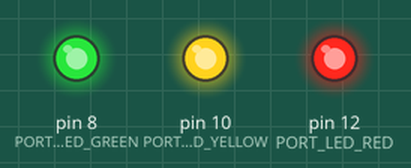
This sketch was run on a simulated Arduino Uno, built with avr-gcc and run on an emulated ATmega328P. Shown: output pins drawn as LEDs (lit = HIGH).

Above: at 0.05 s.
At 0.65 s:
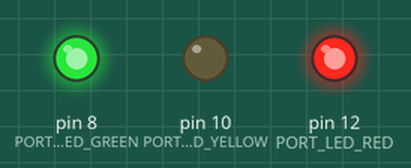
At 1.25 s:
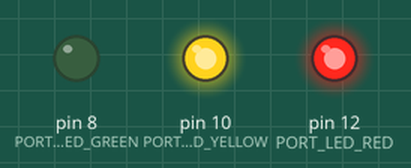
At 2.35 s:
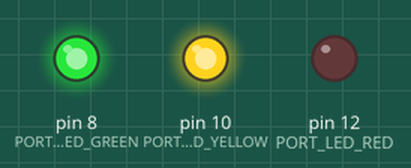
At 3.35 s:
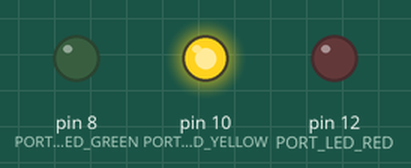
At 4.55 s:
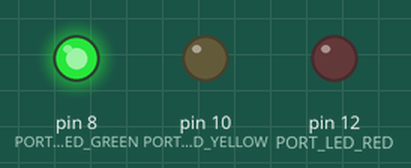
Timing chart, 0 to 4.8 s (numbered marks = the images above):
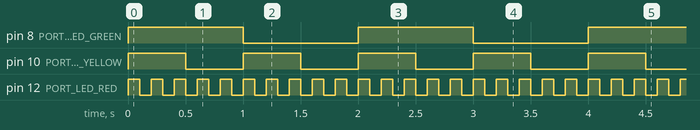

The sketch:

TaskApp.ino
```cpp
/******************************************************************************
 * Demonstrator of a simple non-preemptive scheduler                          *
 * TaskApp.ino                                                                *
 *                                                                            *
 * Module: "Embedded Systems 2" - Uebung 2-2                                  *
 *                                                                            *
 * Hochschule Mittweida, INW                                                  *
 * Prof. J. Thomanek                                                          *
 *                                                                            *
 ******************************************************************************/

/******************************************************************************
 *    I N C L U D E S                                                         *
 ******************************************************************************/
#include "sched.h"


/******************************************************************************
 *    C O N S T A N T S                                                       *
 ******************************************************************************/
#define PORT_LED_RED     12
#define PORT_LED_YELLOW  10
#define PORT_LED_GREEN   8


/******************************************************************************
 *    T A S K  D E F I N I T I O N S                                          *
 ******************************************************************************/

// ---> TODO: Definieren Sie hier Ihre Task-Funktionen <---

// Cyclic Task 1 - cycle time 100 ms
// ---------------------------------------------------------
void My100msTask() {
  static bool mode = false;

  // Toogle mode
  mode = !mode;

  if (mode == true)
    digitalWrite(PORT_LED_RED, HIGH);
  else
    digitalWrite(PORT_LED_RED, LOW);
}

// Cyclic Task 2 - cycle time 500 ms
// ---------------------------------------------------------
void My500msTask() {
  static bool mode = false;

  // Toogle mode
  mode = !mode;

  if (mode == true)
    digitalWrite(PORT_LED_YELLOW, HIGH);
  else
    digitalWrite(PORT_LED_YELLOW, LOW);
}

// Cyclic Task 3 - cycle time 1000 ms
// ---------------------------------------------------------
void My1000msTask() {
  static bool mode = false;

  // Toogle mode
  mode = !mode;

  if (mode == true)
    digitalWrite(PORT_LED_GREEN, HIGH);
  else
    digitalWrite(PORT_LED_GREEN, LOW);
}


/******************************************************************************
 *    I N I T I A L I Z A T I O N  F U N C T I O N                            *
 ******************************************************************************/
void setup() {
  // Set port as output
  pinMode(PORT_LED_YELLOW, OUTPUT);
  pinMode(PORT_LED_RED, OUTPUT);
  pinMode(PORT_LED_GREEN, OUTPUT);

  // Initialize the scheduler
  SchedInit();

  // Add the user tasks
  AddTask(TASKTYPE_CYCLIC, (Task_fp)My100msTask, 100);
  AddTask(TASKTYPE_CYCLIC, (Task_fp)My500msTask, 500);
  AddTask(TASKTYPE_CYCLIC, (Task_fp)My1000msTask, 1000);
}


/******************************************************************************
 *   C Y C L I C  F U N C T I O N                                             *
 ******************************************************************************/

void loop() {
  // put your main code here, to run repeatedly
  SchedRun();
}
```

sched.cpp
```cpp
/******************************************************************************
 * Demonstrator of a simple non-preemptive scheduler                          *
 * sched.cpp                                                                  *
 *                                                                            *
 * Module: "Embedded Systems 2" - Uebung 2-2                                  *
 *                                                                            *
 * Hochschule Mittweida, INW                                                  *
 * Prof. J. Thomanek                                                          *
 *                                                                            *
 ******************************************************************************/

/******************************************************************************
 *   I N C L U D E S                                                          *
 ******************************************************************************/
#include <Arduino.h>
#include "sched.h"


/******************************************************************************
 *   M O D U L E  L O C A L  D A T A                                          *
 ******************************************************************************/

// Task list
static Task_t oTasks[MAX_NUM_OF_TASKS];


/******************************************************************************
 *    L O C A L  F U N C T I O N S                                            *
 ******************************************************************************/

// -------------------------------------------------------
// Reset Task structure
// -------------------------------------------------------
static void ClearTask(Task_t* pTask) {
  pTask->pfTask     = NULL;
  pTask->pTaskArg   = NULL;
  pTask->u32Time    = 0;
  pTask->u32ActTime = 0;
  pTask->eTaskType  = TASKTYPE_NOP;
}

// -------------------------------------------------------
// Returns if two task structures are equal
// -------------------------------------------------------
static bool TaskIdentical(Task_t* pT1, Task_t* pT2) {

  return (pT1->pfTask    == pT2->pfTask)   &&
         (pT1->pTaskArg  == pT2->pTaskArg) &&
         (pT1->u32Time   == pT2->u32Time)  &&
         (pT1->eTaskType == pT2->eTaskType);
}

// -------------------------------------------------------
// Insert a new task into task list
// -------------------------------------------------------
static int InsertTask(Task_t* pTask) {

  int ret = -1;

  // Check for free task space
  for (byte i = 0; i < MAX_NUM_OF_TASKS; i++) {

    // There is a free space
    if (oTasks[i].eTaskType == TASKTYPE_NOP) {
      // Insert the task
      oTasks[i] = *pTask;
      ret = i;
      break;
    }
  }

  return ret;
}

// -------------------------------------------------------
// Execute a task
// -------------------------------------------------------
static void Execute(Task_t* pTask) {
  // Run the task
  if (pTask->pfTask != NULL) {
    (*pTask->pfTask)(pTask->pTaskArg);
  }
}


/******************************************************************************
 *    P U B L I C  F U N C T I O N S                                          *
 ******************************************************************************/


// -------------------------------------------------------
// Initialises the scheduler
// -------------------------------------------------------
void SchedInit() {
  byte i;
  for(i = 0; i < MAX_NUM_OF_TASKS; i++) {
    ClearTask(&oTasks[i]);
  }
}


// -------------------------------------------------------
// Executes one "tick" of the task scheduler
// -------------------------------------------------------
void SchedRun() {
  unsigned long u32CurrTime = millis();
  bool bIsIdle  = true;
  byte i;

  // Go through the task list
  for(i = 0; i < MAX_NUM_OF_TASKS; i++) {

    // check if the task has been scheduled to run now or in the past
    if (oTasks[i].eTaskType == TASKTYPE_ONCE) {
      // task has been scheduled to execute
      if (oTasks[i].u32ActTime <= u32CurrTime) {
          // Execute Task
          Execute(&oTasks[i]);
          // Delete Task
          ClearTask(&oTasks[i]);
      }

      if (oTasks[i].u32ActTime <= u32CurrTime + MAX_IDLE_TIME) {
          bIsIdle = false;
      }
    }

    else if (oTasks[i].eTaskType == TASKTYPE_CYCLIC) {
       // task has been scheduled to execute
       if (oTasks[i].u32ActTime <= u32CurrTime) {
          // Execute Task
          Execute(&oTasks[i]);
          // Set next activation time
          oTasks[i].u32ActTime = u32CurrTime + oTasks[i].u32Time;
       }

       if (oTasks[i].u32ActTime <= u32CurrTime + MAX_IDLE_TIME) {
          bIsIdle = false;
      }
    }
  }

  // This is an idle tick -- run through idle tasks
  if (bIsIdle) {
    // Go through the task list
    for (i = 0; i < MAX_NUM_OF_TASKS; i++) {

      // Execute idle tasks
      if (oTasks[i].eTaskType == TASKTYPE_IDLE)
        Execute(&oTasks[i]);
    }
  }
}


// -------------------------------------------------------
// Add a task by the application
// -------------------------------------------------------
int  AddTask(TaskType_t type, Task_fp pfTask, unsigned long Time) {

    int  ret;
    unsigned long u32RegistrationTime = millis();

    Task_t oT;
    ClearTask(&oT);
    oT.eTaskType = type;
    oT.pfTask    = pfTask;

    // Check task type
    switch (type) {

    // Idle task
    case TASKTYPE_IDLE:
      // no times required
      ret = InsertTask(&oT);
      break;

    // task runs only once
    case TASKTYPE_ONCE:
      // Set activation time
      oT.u32ActTime = u32RegistrationTime + Time;
      ret = InsertTask(&oT);
      break;

    // Cyclic Task
    case TASKTYPE_CYCLIC:
      // set to run on the next tick after registration
      oT.u32ActTime = 0;
      oT.u32Time = Time;
      ret = InsertTask(&oT);
      break;

    // Invalid task
    case TASKTYPE_NOP:
    default:
     ret = -1;
  }
  return ret;
}

// -------------------------------------------------------
// Delete a task from the scheduled task list
// -------------------------------------------------------
void KillTask(int taskHandle) {

  if ((taskHandle >= 0) && (taskHandle < MAX_NUM_OF_TASKS))
  // Delete task
  ClearTask(&oTasks[taskHandle]);

}
```

sched.h
```cpp
/******************************************************************************
 * Demonstrator of a simple non-preemptive scheduler                          *
 * sched.h                                                                    *
 *                                                                            *
 * Module: "Embedded Systems 2" - Uebung 2-2                                  *
 *                                                                            *
 * Hochschule Mittweida, INW                                                  *
 * Prof. J. Thomanek                                                          *
 *                                                                            *
 ******************************************************************************/

#ifndef __SCHED_H__
#define __SCHED_H__

/******************************************************************************
 *   C O N S T A N T S                                                        *
 ******************************************************************************/

#define MAX_NUM_OF_TASKS  10  // maximum number of tasks handled by the scheduler
#define MAX_IDLE_TIME     20  // Maximum duration of idle tasks

/******************************************************************************
 *   T Y P E  D E F I N I T I O N S                                           *
 ******************************************************************************/

// Task types
typedef enum {
	TASKTYPE_NOP,      // No operation - empty
	TASKTYPE_IDLE,     // Idle tasks - run if there are no active scheduled tasks
	TASKTYPE_ONCE,     // Runs only one at specified time offset after registration
	TASKTYPE_CYCLIC    // Runs every specified time intervall
}TaskType_t;

// Function pointer of tasks
typedef void (*Task_fp)(void *);

// Task structure
typedef struct {

	Task_fp       pfTask;     // the task function pointer
	void*         pTaskArg;   // task arguments
	unsigned long u32Time;    //
	unsigned long u32ActTime; // Next activation time
	TaskType_t    eTaskType;  // Task Type
}Task_t ;


/******************************************************************************
 *   F U N C T I O N S  D E C L A R A T I O N                                 *
 ******************************************************************************/
// Scheduler Initialization
void SchedInit();

// Scheduler process
void SchedRun();

// Register an new task
int AddTask(TaskType_t    type,
             Task_fp       pfTask,
             unsigned long u32Time);

// Cancel an existing task
void KillTask(int taskHandle);

#endif
```

Measured:
- by itself, pin 8 (PORT_LED_GREEN): alternates HIGH for 1.0 s and LOW for 1.0 s
- by itself, pin 10 (PORT_LED_YELLOW): alternates HIGH for 0.50 s and LOW for 0.50 s
- by itself, pin 12 (PORT_LED_RED): alternates HIGH for 0.10 s and LOW for 0.10 s
